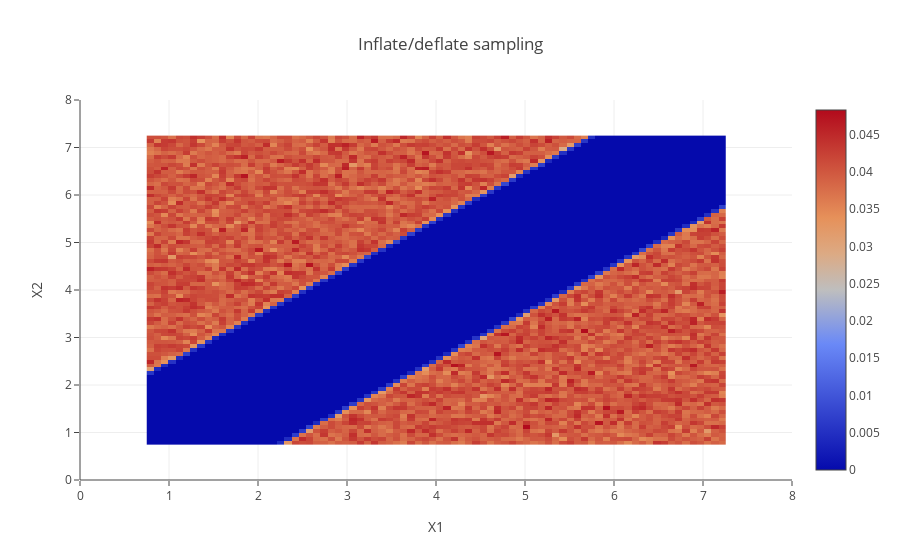

Write notebook code for a chart like this one.
### Markdown cell above
Also, we can compare the inflate/deflate implementation with previous results to check whether it provides the correct distribution.

### Code cell
id_sampler = InflateDeflateSampler(num_spheres=2, length=LENGTH, sigma=SIGMA)

s = id_sampler.sample(10**6)

# Inflate/deflate returns ordered configurations, so we shuffle
# them to have a nicer comparison with the previous algorithms.
for c in s:
    np.random.shuffle(c)

id_x1, id_x2 = s.swapaxes(0, 1)

# Plot the distribution of x1 and x2
lyt = Layout(xaxis=dict(range=(0, LENGTH), title="X1"), yaxis=dict(range=(0, LENGTH), title="X2"))
z, x, y = np.histogram2d(x=id_x1, y=id_x2, bins=80, normed=True)

data = [Heatmap(x=x, y=y, z=z.T)]
lyt.title = "Inflate/deflate sampling"
py.iplot(Figure(data=data, layout=lyt))

### Figure 1 — Plotly figure (JSON) as saved in the notebook; plotly's stock layout.template omitted (floating-point values rounded to 4 significant figures; data arrays with more than 128 entries replaced by an {"elided": "..."} marker saying what was removed)
{"data": [{"type": "heatmap", "x": [0.75, 0.8313, 0.9125, 0.9938, 1.075, 1.156, 1.238, 1.319, 1.4, 1.481, 1.563, 1.644, 1.725, 1.806, 1.888, 1.969, 2.05, 2.131, 2.213, 2.294, 2.375, 2.456, 2.538, 2.619, 2.7, 2.781, 2.863, 2.944, 3.025, 3.106, 3.188, 3.269, 3.35, 3.431, 3.513, 3.594, 3.675, 3.756, 3.838, 3.919, 4.0, 4.081, 4.163, 4.244, 4.325, 4.406, 4.487, 4.569, 4.65, 4.731, 4.812, 4.894, 4.975, 5.056, 5.137, 5.219, 5.3, 5.381, 5.462, 5.544, 5.625, 5.706, 5.787, 5.869, 5.95, 6.031, 6.112, 6.194, 6.275, 6.356, 6.437, 6.519, 6.6, 6.681, 6.762, 6.844, 6.925, 7.006, 7.087, 7.169, 7.25], "y": [0.75, 0.8313, 0.9125, 0.9938, 1.075, 1.156, 1.238, 1.319, 1.4, 1.481, 1.563, 1.644, 1.725, 1.806, 1.888, 1.969, 2.05, 2.131, 2.213, 2.294, 2.375, 2.456, 2.538, 2.619, 2.7, 2.781, 2.863, 2.944, 3.025, 3.106, 3.188, 3.269, 3.35, 3.431, 3.513, 3.594, 3.675, 3.756, 3.838, 3.919, 4.0, 4.081, 4.163, 4.244, 4.325, 4.406, 4.488, 4.569, 4.65, 4.731, 4.813, 4.894, 4.975, 5.056, 5.138, 5.219, 5.3, 5.381, 5.462, 5.544, 5.625, 5.706, 5.787, 5.869, 5.95, 6.031, 6.112, 6.194, 6.275, 6.356, 6.437, 6.519, 6.6, 6.681, 6.762, 6.844, 6.925, 7.006, 7.087, 7.169, 7.25], "z": {"elided": "80x80 float values"}}], "layout": {"title": "Inflate/deflate sampling", "xaxis": {"range": [0, 8], "title": "X1"}, "yaxis": {"range": [0, 8], "title": "X2"}}}
